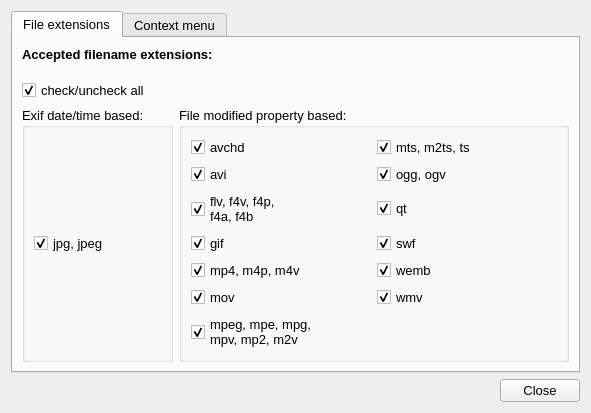
<?xml version="1.0" encoding="UTF-8"?>
<ui version="4.0">
 <class>DialogSettings</class>
 <widget class="QDialog" name="DialogSettings">
  <property name="geometry">
   <rect>
    <x>0</x>
    <y>0</y>
    <width>591</width>
    <height>413</height>
   </rect>
  </property>
  <property name="windowTitle">
   <string>Settings</string>
  </property>
  <layout class="QVBoxLayout" name="verticalLayout">
   <item>
    <widget class="QTabWidget" name="tab_settings">
     <property name="font">
      <font>
       <pointsize>10</pointsize>
      </font>
     </property>
     <property name="currentIndex">
      <number>0</number>
     </property>
     <widget class="QWidget" name="tab_file_extensions">
      <attribute name="title">
       <string>File extensions</string>
      </attribute>
      <layout class="QVBoxLayout" name="verticalLayout_4">
       <item alignment="Qt::AlignTop">
        <widget class="QLabel" name="label_2">
         <property name="sizePolicy">
          <sizepolicy hsizetype="Preferred" vsizetype="Preferred">
           <horstretch>0</horstretch>
           <verstretch>0</verstretch>
          </sizepolicy>
         </property>
         <property name="font">
          <font>
           <pointsize>10</pointsize>
           <weight>75</weight>
           <bold>true</bold>
          </font>
         </property>
         <property name="text">
          <string>Accepted filename extensions:</string>
         </property>
        </widget>
       </item>
       <item>
        <widget class="QCheckBox" name="checkBox_check_all">
         <property name="font">
          <font>
           <pointsize>10</pointsize>
          </font>
         </property>
         <property name="text">
          <string>check/uncheck all</string>
         </property>
         <property name="checked">
          <bool>true</bool>
         </property>
        </widget>
       </item>
       <item>
        <layout class="QHBoxLayout" name="horizontalLayout_2">
         <item>
          <widget class="QGroupBox" name="groupBox_exif">
           <property name="sizePolicy">
            <sizepolicy hsizetype="Fixed" vsizetype="Preferred">
             <horstretch>0</horstretch>
             <verstretch>0</verstretch>
            </sizepolicy>
           </property>
           <property name="font">
            <font>
             <pointsize>10</pointsize>
            </font>
           </property>
           <property name="title">
            <string>Exif date/time based:</string>
           </property>
           <property name="checked">
            <bool>false</bool>
           </property>
           <layout class="QVBoxLayout" name="verticalLayout_3">
            <item>
             <widget class="QCheckBox" name="jpg">
              <property name="text">
               <string>jpg, jpeg</string>
              </property>
              <property name="checked">
               <bool>true</bool>
              </property>
             </widget>
            </item>
           </layout>
          </widget>
         </item>
         <item>
          <widget class="QGroupBox" name="groupBox_nonexif">
           <property name="font">
            <font>
             <pointsize>10</pointsize>
            </font>
           </property>
           <property name="title">
            <string>File modified property based:</string>
           </property>
           <layout class="QGridLayout" name="gridLayout_2">
            <item row="1" column="0">
             <widget class="QCheckBox" name="avi">
              <property name="text">
               <string>avi</string>
              </property>
              <property name="checked">
               <bool>true</bool>
              </property>
             </widget>
            </item>
            <item row="5" column="0">
             <widget class="QCheckBox" name="mov">
              <property name="text">
               <string>mov</string>
              </property>
              <property name="checked">
               <bool>true</bool>
              </property>
             </widget>
            </item>
            <item row="0" column="1">
             <widget class="QCheckBox" name="mts">
              <property name="text">
               <string>mts, m2ts, ts</string>
              </property>
              <property name="checked">
               <bool>true</bool>
              </property>
             </widget>
            </item>
            <item row="6" column="0">
             <widget class="QCheckBox" name="mpeg">
              <property name="text">
               <string>mpeg, mpe, mpg,
mpv, mp2, m2v</string>
              </property>
              <property name="checked">
               <bool>true</bool>
              </property>
             </widget>
            </item>
            <item row="4" column="0">
             <widget class="QCheckBox" name="mp4">
              <property name="text">
               <string>mp4, m4p, m4v</string>
              </property>
              <property name="checked">
               <bool>true</bool>
              </property>
             </widget>
            </item>
            <item row="2" column="0">
             <widget class="QCheckBox" name="flv">
              <property name="text">
               <string>flv, f4v, f4p,
f4a, f4b</string>
              </property>
              <property name="checked">
               <bool>true</bool>
              </property>
             </widget>
            </item>
            <item row="0" column="0">
             <widget class="QCheckBox" name="avchd">
              <property name="text">
               <string>avchd</string>
              </property>
              <property name="checked">
               <bool>true</bool>
              </property>
             </widget>
            </item>
            <item row="1" column="1">
             <widget class="QCheckBox" name="ogg">
              <property name="text">
               <string>ogg, ogv</string>
              </property>
              <property name="checked">
               <bool>true</bool>
              </property>
             </widget>
            </item>
            <item row="2" column="1">
             <widget class="QCheckBox" name="qt">
              <property name="text">
               <string>qt</string>
              </property>
              <property name="checked">
               <bool>true</bool>
              </property>
             </widget>
            </item>
            <item row="3" column="0">
             <widget class="QCheckBox" name="gif">
              <property name="text">
               <string>gif</string>
              </property>
              <property name="checked">
               <bool>true</bool>
              </property>
             </widget>
            </item>
            <item row="3" column="1">
             <widget class="QCheckBox" name="swf">
              <property name="text">
               <string>swf</string>
              </property>
              <property name="checked">
               <bool>true</bool>
              </property>
             </widget>
            </item>
            <item row="4" column="1">
             <widget class="QCheckBox" name="wemb">
              <property name="text">
               <string>wemb</string>
              </property>
              <property name="checked">
               <bool>true</bool>
              </property>
             </widget>
            </item>
            <item row="5" column="1">
             <widget class="QCheckBox" name="wmv">
              <property name="text">
               <string>wmv</string>
              </property>
              <property name="checked">
               <bool>true</bool>
              </property>
             </widget>
            </item>
           </layout>
          </widget>
         </item>
        </layout>
       </item>
      </layout>
     </widget>
     <widget class="QWidget" name="tab_context_menu">
      <attribute name="title">
       <string>Context menu</string>
      </attribute>
      <layout class="QVBoxLayout" name="verticalLayout_2">
       <item>
        <spacer name="verticalSpacer">
         <property name="orientation">
          <enum>Qt::Vertical</enum>
         </property>
         <property name="sizeHint" stdset="0">
          <size>
           <width>20</width>
           <height>40</height>
          </size>
         </property>
        </spacer>
       </item>
       <item>
        <widget class="QLabel" name="label_intro">
         <property name="sizePolicy">
          <sizepolicy hsizetype="Preferred" vsizetype="Fixed">
           <horstretch>0</horstretch>
           <verstretch>0</verstretch>
          </sizepolicy>
         </property>
         <property name="font">
          <font>
           <pointsize>11</pointsize>
          </font>
         </property>
         <property name="text">
          <string>&lt;html&gt;&lt;head/&gt;&lt;body&gt;&lt;p&gt;Add FotoSort application to directory contex menu (&amp;quot;Open with FotoSort...&amp;quot;):&lt;/p&gt;&lt;/body&gt;&lt;/html&gt;</string>
         </property>
        </widget>
       </item>
       <item>
        <widget class="QLineEdit" name="lineEdit_path">
         <property name="enabled">
          <bool>false</bool>
         </property>
        </widget>
       </item>
       <item>
        <widget class="QLabel" name="label_registry">
         <property name="sizePolicy">
          <sizepolicy hsizetype="Preferred" vsizetype="Fixed">
           <horstretch>0</horstretch>
           <verstretch>0</verstretch>
          </sizepolicy>
         </property>
         <property name="font">
          <font>
           <pointsize>11</pointsize>
          </font>
         </property>
         <property name="text">
          <string>&lt;html&gt;&lt;head/&gt;&lt;body&gt;&lt;p align=&quot;center&quot;&gt;&lt;span style=&quot; font-weight:600;&quot;&gt;Add to or Delete from Windows registry?&lt;/span&gt;&lt;/p&gt;&lt;/body&gt;&lt;/html&gt;</string>
         </property>
         <property name="alignment">
          <set>Qt::AlignCenter</set>
         </property>
        </widget>
       </item>
       <item>
        <widget class="QLabel" name="label">
         <property name="sizePolicy">
          <sizepolicy hsizetype="Preferred" vsizetype="Fixed">
           <horstretch>0</horstretch>
           <verstretch>0</verstretch>
          </sizepolicy>
         </property>
         <property name="font">
          <font>
           <pointsize>11</pointsize>
          </font>
         </property>
         <property name="layoutDirection">
          <enum>Qt::LeftToRight</enum>
         </property>
         <property name="text">
          <string>(Note: MUST HAVE ADMIN RIGHTS)</string>
         </property>
         <property name="alignment">
          <set>Qt::AlignCenter</set>
         </property>
        </widget>
       </item>
       <item>
        <widget class="QLabel" name="label_log">
         <property name="sizePolicy">
          <sizepolicy hsizetype="Preferred" vsizetype="Fixed">
           <horstretch>0</horstretch>
           <verstretch>0</verstretch>
          </sizepolicy>
         </property>
         <property name="font">
          <font>
           <pointsize>11</pointsize>
          </font>
         </property>
         <property name="styleSheet">
          <string notr="true">color: rgb(0, 0, 255);</string>
         </property>
         <property name="text">
          <string/>
         </property>
         <property name="textFormat">
          <enum>Qt::AutoText</enum>
         </property>
         <property name="alignment">
          <set>Qt::AlignCenter</set>
         </property>
        </widget>
       </item>
       <item>
        <layout class="QHBoxLayout" name="horizontalLayout">
         <property name="sizeConstraint">
          <enum>QLayout::SetDefaultConstraint</enum>
         </property>
         <item>
          <spacer name="horizontalSpacer_2">
           <property name="orientation">
            <enum>Qt::Horizontal</enum>
           </property>
           <property name="sizeType">
            <enum>QSizePolicy::MinimumExpanding</enum>
           </property>
           <property name="sizeHint" stdset="0">
            <size>
             <width>40</width>
             <height>20</height>
            </size>
           </property>
          </spacer>
         </item>
         <item alignment="Qt::AlignTop">
          <widget class="QPushButton" name="pushButton_add">
           <property name="font">
            <font>
             <pointsize>11</pointsize>
            </font>
           </property>
           <property name="text">
            <string>ADD</string>
           </property>
          </widget>
         </item>
         <item alignment="Qt::AlignTop">
          <widget class="QPushButton" name="pushButton_del">
           <property name="font">
            <font>
             <pointsize>11</pointsize>
            </font>
           </property>
           <property name="text">
            <string>DELETE</string>
           </property>
          </widget>
         </item>
         <item>
          <spacer name="horizontalSpacer">
           <property name="orientation">
            <enum>Qt::Horizontal</enum>
           </property>
           <property name="sizeType">
            <enum>QSizePolicy::MinimumExpanding</enum>
           </property>
           <property name="sizeHint" stdset="0">
            <size>
             <width>40</width>
             <height>20</height>
            </size>
           </property>
          </spacer>
         </item>
        </layout>
       </item>
       <item>
        <spacer name="verticalSpacer_2">
         <property name="orientation">
          <enum>Qt::Vertical</enum>
         </property>
         <property name="sizeHint" stdset="0">
          <size>
           <width>20</width>
           <height>40</height>
          </size>
         </property>
        </spacer>
       </item>
      </layout>
     </widget>
    </widget>
   </item>
   <item>
    <widget class="QDialogButtonBox" name="buttonBox">
     <property name="font">
      <font>
       <pointsize>10</pointsize>
      </font>
     </property>
     <property name="orientation">
      <enum>Qt::Horizontal</enum>
     </property>
     <property name="standardButtons">
      <set>QDialogButtonBox::Close</set>
     </property>
    </widget>
   </item>
  </layout>
 </widget>
 <resources/>
 <connections>
  <connection>
   <sender>buttonBox</sender>
   <signal>rejected()</signal>
   <receiver>DialogSettings</receiver>
   <slot>reject()</slot>
   <hints>
    <hint type="sourcelabel">
     <x>316</x>
     <y>260</y>
    </hint>
    <hint type="destinationlabel">
     <x>286</x>
     <y>274</y>
    </hint>
   </hints>
  </connection>
 </connections>
</ui>
